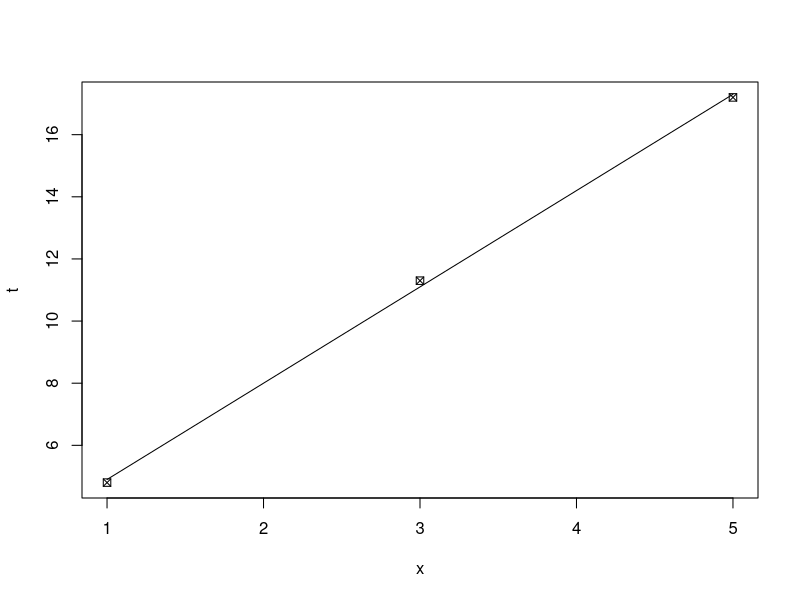

Write the R code that produced this figure.
x <- c(1, 3, 5)
t <- c(4.8, 11.3, 17.2)
N <- length(x)

m_x <- sum(x) / N
m_t <- sum(t) / N
m_xt <- sum(x * t) / N
m_xx <- sum(x * x) / N

w_1 = (m_xt - m_x*m_t)/(m_xx - m_x^2)
w_0 = m_t - w_1*m_x

plot(x, t, pch=7)

curve(w_1 * x + w_0, add=TRUE)